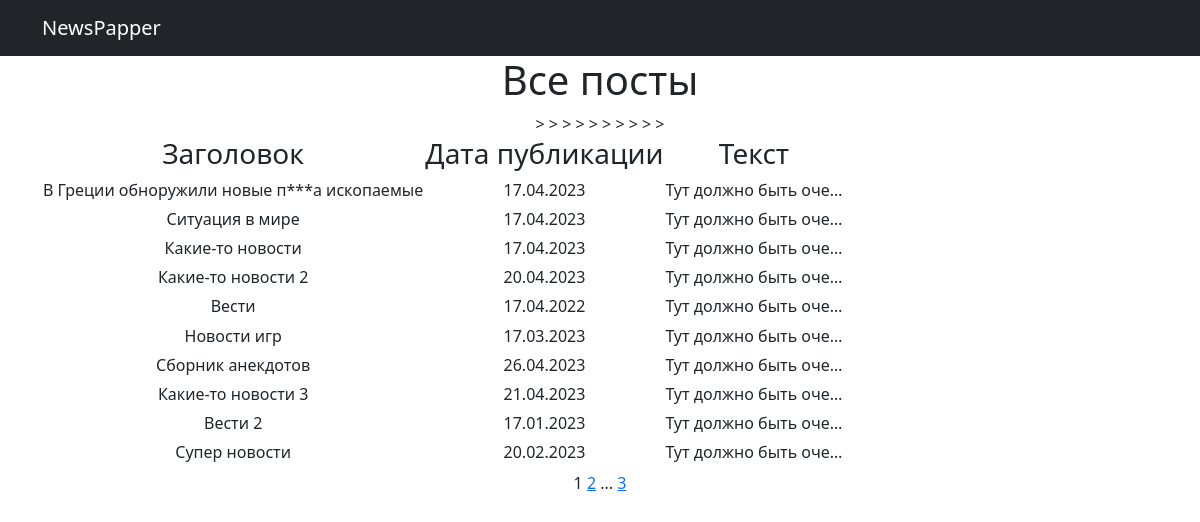
Page /post/ on the committed database.
### news/models.py (models this page shows, shortened)
class Post(models.Model):
    article = 'AR'
    news = 'NE'
    POST_TYPES = [
        (article, 'Статья'),
        (news, 'Новость')
    ]
    author = models.ForeignKey(Author, on_delete=models.CASCADE)
    post_type = models.CharField(max_length=2, choices=POST_TYPES)
    time_created = models.DateTimeField(auto_now_add=True)
    categories = models.ManyToManyField(Category, through='PostCategory')
    title = models.CharField(max_length=255)
    text = models.TextField()
    rating = models.FloatField(default=0.0)

### news/views.py (the view)
# urls.py: path('', PostList.as_view(), name='post_list'),
class PostList(ListView):
    model = Post
    template_name = 'news.html'
    context_object_name = 'post'
    paginate_by = 10

### news/templatetags/custom_filter.py (called while the page is built)
@register.filter()
def censor(value):
   bad_words = ('падла', 'урод')
   if not isinstance(value, str):
      raise TypeError(f"unresolved type '{type(value)}' expected  type 'str'")
   for word in value.split():
      if word.lower() in bad_words:
         value = value.replace(word, f"{word[0]}{'*' * (len(word) - 2)}{word[-1]}")
   return value

### news/templatetags/custom_tags.py (called while the page is built)
@register.simple_tag(takes_context=True)
def url_replace(context, **kwargs):
   d = context['request'].GET.copy()
   for k, v in kwargs.items():
       d[k] = v
   return d.urlencode()

### templates/news.html (shortened to what this page needs)
{% extends 'flatpages/default.html' %}
{% load custom_filter %}
{% load custom_tags %}
{% block content %}
<h1>Все посты</h1>
   {% if post %}
       <table>
           <tr>
               <td><h3>Заголовок</h3></td>
               <td><h3>Дата публикации</h3></td>
               <td><h3>Текст</h3></td>
           </tr>
           {% for post in post %}
           <tr>
			   <td><h6>{{ post.title | censor}}</h6></td>
               <td><h6>{{ post.time_created|date:'j.m.Y' }}</h6></td>
               <td><h6>{{ post.text | truncatechars:20| censor }}</h6></td>>
           </tr>
           {% endfor %}
       </table>
   {% else %}
       <h2>Постов нет!!</h2>
   {% endif %}
   {{ page_obj.number }}
   {% if page_obj.has_next %}
       <a href="?{% url_replace page=page_obj.next_page_number %}">{{ page_obj.next_page_number }}</a>
       {% if paginator.num_pages != page_obj.next_page_number %}
           ...
           <a href="?{% url_replace page=page_obj.paginator.num_pages %}">{{ page_obj.paginator.num_pages }}</a>
       {% endif %}
   {% endif %}
{% endblock content %}

### templates/flatpages/default.html (shortened to what this page needs)
<!DOCTYPE html>
<html lang="en">
    <head>
        {% load static %}
        <link href="{% static 'css/styles.css' %}" rel="stylesheet" />
    </head>
    <body>
    <div class="body"
    </div>
    <nav class="navbar navbar-expand-lg navbar-dark bg-dark static-top">
   <div class="container">
       <a class="navbar-brand" href="#">NewsPapper</a>
   </div>
</nav>
        <div class="container">
            <div class="row">
                <div class="col-lg-12 text-center">
                    {% block content %}
                    {% endblock content %}
                </div>
            </div>
        </div>
    </div>
    </body>
</html>

### rows in the picture
Post: title|censor "В Греции обноружили новые п***а ископаемые", time_created "17.04.2023", text|censor "Тут должно быть оче…"
Post: title|censor "Ситуация в мире", time_created "17.04.2023", text|censor "Тут должно быть оче…"
Post: title|censor "Какие-то новости", time_created "17.04.2023", text|censor "Тут должно быть оче…"
Post: title|censor "Какие-то новости 2", time_created "20.04.2023", text|censor "Тут должно быть оче…"
Post: title|censor "Вести", time_created "17.04.2022", text|censor "Тут должно быть оче…"
Post: title|censor "Новости игр", time_created "17.03.2023", text|censor "Тут должно быть оче…"
Post: title|censor "Сборник анекдотов", time_created "26.04.2023", text|censor "Тут должно быть оче…"
Post: title|censor "Какие-то новости 3", time_created "21.04.2023", text|censor "Тут должно быть оче…"
Post: title|censor "Вести 2", time_created "17.01.2023", text|censor "Тут должно быть оче…"
Post: title|censor "Супер новости", time_created "20.02.2023", text|censor "Тут должно быть оче…"

### other values in the picture
{{ page_obj.number }} "1"
{{ page_obj.next_page_number }} "2"
{{ page_obj.paginator.num_pages }} "3"
